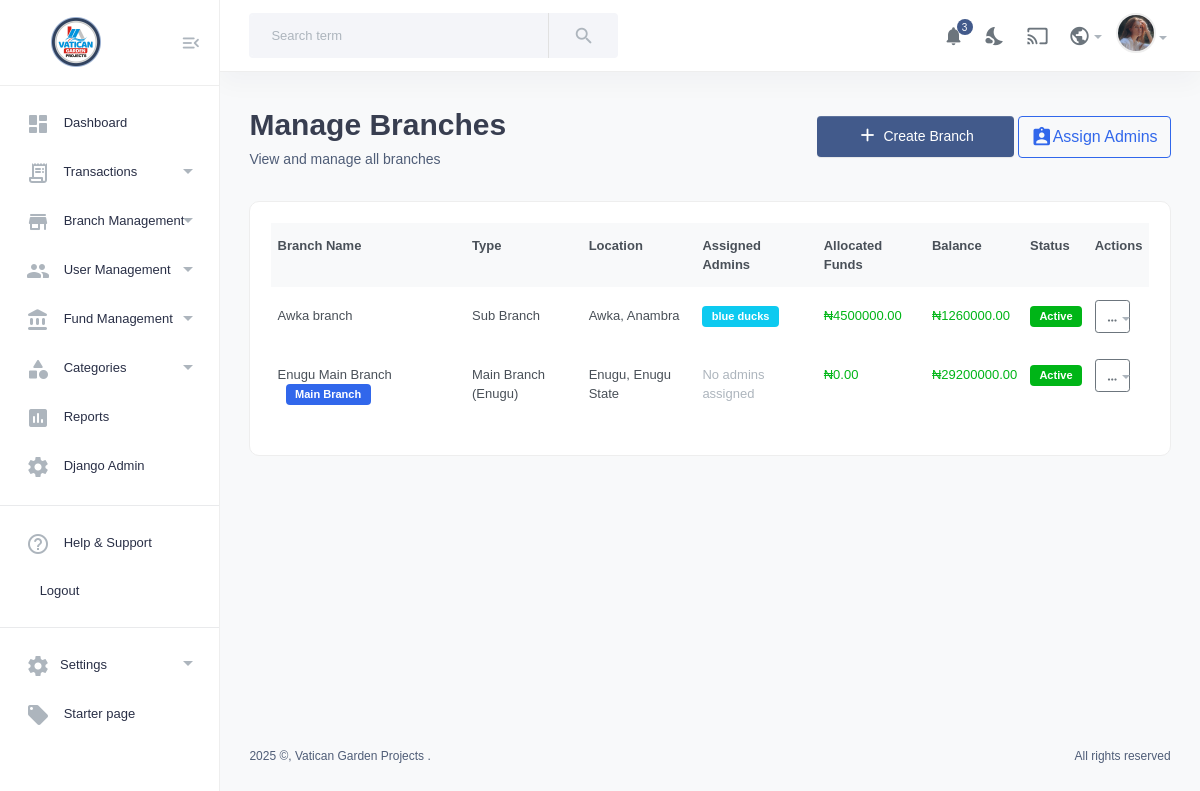
The app's page /manage-branches/ (signed in) with its own data.
### account/models.py (models this page shows, shortened)
class Branch(models.Model):
    BRANCH_TYPES = (
        ('main', 'Main Branch (Enugu)'),
        ('sub', 'Sub Branch'),
    )
    name = models.CharField(max_length=100)
    location = models.CharField(max_length=100)
    state = models.CharField(max_length=50)
    address = models.TextField()
    branch_type = models.CharField(max_length=10, choices=BRANCH_TYPES, default='sub')
    created_date = models.DateTimeField(auto_now_add=True)
    is_active = models.BooleanField(default=True)
    allocated_funds = models.DecimalField(max_digits=15, decimal_places=2, default=0)
    created_by = models.ForeignKey(User, on_delete=models.CASCADE, related_name='created_branches', null=True, blank=True)
    admins = models.ManyToManyField(User, related_name='managed_branches', blank=True)
    def get_total_income(self):
        return self.transactions.filter(transaction_type='income').aggregate(
            models.Sum('amount'))['amount__sum'] or Decimal('0')
    def get_total_expenditure(self):
        return self.transactions.filter(transaction_type='expenditure').aggregate(
            models.Sum('amount'))['amount__sum'] or Decimal('0')
    def get_balance(self):
        return self.get_total_income() - self.get_total_expenditure()
    @property
    def is_main_branch(self):
        return self.branch_type == 'main'

class User(AbstractUser):
    USER_TYPES = (
        ('super_admin', 'Super Admin'),
        ('branch_admin', 'Branch Admin'),
    )
    user_type = models.CharField(max_length=20, choices=USER_TYPES, default='branch_admin')
    phone = models.CharField(max_length=15, blank=True)
    first_name = models.CharField(max_length=30)
    last_name = models.CharField(max_length=30)
    email = models.EmailField(unique=True)
    is_active = models.BooleanField(default=True)
    def get_full_name(self):
        return f"{self.first_name} {self.last_name}".strip()

### account/views.py (the view)
# urls.py: path('manage-branches/', views.manage_branches, name='manage_branches'),
@login_required
def manage_branches(request):
    if request.user.user_type != 'super_admin':
        messages.error(request, 'Only super admin can manage branches.')
        return redirect('dashboard')
    branches = Branch.objects.all().select_related('created_by').prefetch_related('admins').order_by('-created_date')
    return render(request, 'manage_branches.html', {'branches': branches})

### account/templates/manage_branches.html (shortened to what this page needs)
{% extends 'base.html' %}  {% block content %}
<section class="content-main">
    <div class="content-header">
        <div>
            <h2 class="content-title card-title">Manage Branches</h2>
            <p>View and manage all branches</p>
        </div>
        <div>
            <a class="btn btn-primary" href="{% url 'create_branch' %}">
                <i class="material-icons md-add"></i>Create Branch
            </a>
            <a
                class="btn btn-outline-primary"
                href="{% url 'assign_branch_admin' %}"
            >
                <i class="material-icons md-assignment_ind"></i>Assign Admins
            </a>
        </div>
    </div>
    <div class="card">
        <div class="card-body">
            {% if branches %}
            <div class="table-responsive">
                <table class="table table-hover align-middle">
                    <thead class="table-light">
                        <tr>
                            <th>Branch Name</th>
                            <th>Type</th>
                            <th>Location</th>
                            <th>Assigned Admins</th>
                            <th>Allocated Funds</th>
                            <th>Balance</th>
                            <th>Status</th>
                            <th>Actions</th>
                        </tr>
                    </thead>
                    <tbody>
                        {% for branch in branches %}
                        <tr>
                            <td>
                                <div>
                                    <strong>{{ branch.name }}</strong>
                                    {% if branch.is_main_branch %}
                                    <span class="badge bg-primary ms-2"
                                        >Main Branch</span
                                    >
                                    {% endif %}
                                </div>
                            </td>
                            <td>{{ branch.get_branch_type_display }}</td>
                            <td>{{ branch.location }}, {{ branch.state }}</td>
                            <td>
                                {% for admin in branch.admins.all %}
                                <span class="badge bg-info me-1"
                                    >{{ admin.get_full_name }}</span
                                >
                                {% empty %}
                                <span class="text-muted"
                                    >No admins assigned</span
                                >
                                {% endfor %}
                            </td>
                            <td class="text-success">
                                ₦{{ branch.allocated_funds|floatformat:2 }}
                            </td>
                            <td
                                class="{% if branch.get_balance >= 0 %}text-success{% else %}text-danger{% endif %}"
                            >
                                ₦{{ branch.get_balance|floatformat:2 }}
                            </td>
                            <td>
                                {% if branch.is_active %}
                                <span class="badge bg-success">Active</span>
                                {% else %}
                                <span class="badge bg-danger">Inactive</span>
                                {% endif %}
                            </td>
                            <td>
                                <div class="dropdown">
                                    <button
                                        class="btn btn-sm btn-outline-secondary dropdown-toggle"
                                        type="button"
                                        data-bs-toggle="dropdown"
                                        aria-expanded="false"
                                    >
                                        <i
                                            class="material-icons md-more_horiz"
                                        ></i>
                                    </button>
                                </div>
                            </td>
                        </tr>
                        {% endfor %}
                    </tbody>
                </table>
            </div>
            {% endif %}
        </div>
    </div>
</section>
{% endblock content %}

### account/static/assets/css/style.css (style rules this page uses)
html, body, div, span, applet, object, iframe, h1, h2, h3, h4, h5, h6, p, blockquote, pre, a, abbr, acronym, address, big, cite, code, del, dfn, em, img, ins, kbd, q, s, samp, small, strike, strong, sub, sup, tt, var, b, u, i, center, dl, dt, dd, ol, ul, li, fieldset, form, label, legend, table, caption, tbody, tfoot, thead, tr, th, td, article, aside, canvas, details, embed, figure, figcaption, footer, header, hgroup, menu, nav, output, ruby, section, summary, time, mark, audio, video { margin: 0; padding: 0; border: 0; font-size: 100%; font: inherit; vertical-align: baseline; }
thead { font-weight: 600; }
article, aside, details, figcaption, figure, footer, header, hgroup, menu, nav, section { display: block; }
body { line-height: 1; }
table { border-collapse: collapse; border-spacing: 0; }
::placeholder { color: #838383; }
table { font-size: 13px; color: #495058 !important; }
table thead { background: #f7f8f9; }
table thead th { padding: 10px 0; }
.table > :not(caption) > * > * { padding: 0.8rem 0.4rem; }
.table-light { color: #495058 !important; }
.bg-primary { background-color: rgba(66, 90, 139, 0.2); }
body { font-family: "DM Sans", sans-serif; font-size: 14px; font-style: normal; font-weight: 400; line-height: 1.5; color: #4f5d77; }
h1, h2, h3, h4, h5, h6 { font-family: "DM Sans", sans-serif; color: #495057; font-weight: 600; line-height: 1.5; }
h2 { font-size: 30px; }
p { font-size: 14px; font-weight: 400; line-height: 24px; margin-bottom: 5px; }
p:last-child { margin-bottom: 0; }
.card-title { color: #383e50 !important; }
.btn.btn-primary { font-size: 14px; font-weight: 500; padding: 10px 40px; color: #ffffff; border: none; background-color: #425a8b; border-radius: 4px; }
.btn.btn-primary i { color: #fff !important; margin-right: 5px; margin-top: -4px; }
.btn-sm { padding: 5px 10px; }
.btn-sm i { font-size: 13px; line-height: 0.7; vertical-align: bottom; }
.card { margin-bottom: 24px; box-shadow: none; border: 1px solid #eee; border-radius: 10px; transition-duration: 0.3s; overflow: hidden; }
.dropdown-toggle:after { position: absolute; top: 50%; color: #adb5bd; }
body { position: relative; min-height: 100vh; overflow-x: hidden; }
.main-wrap .content-main { min-height: calc(100vh - 110px); }
.content-main { padding: 30px 3%; margin-left: auto; margin-right: auto; background-color: #f8f9fa; }
.content-header { display: flex; align-items: center; justify-content: space-between; margin-bottom: 30px; }
.content-header .content-title { margin-bottom: 0; }

### records on screen
Branch: name "Awka branch", branch_type "Sub Branch", location "Awka", state "Anambra", allocated_funds "4500000.00", get_balance "1260000.00", is_active "Active"
User: get_full_name "blue ducks"
Branch: name "Enugu Main Branch", branch_type "Main Branch (Enugu)", location "Enugu", state "Enugu State", allocated_funds "0.00", get_balance "29200000.00", is_active "Active"
